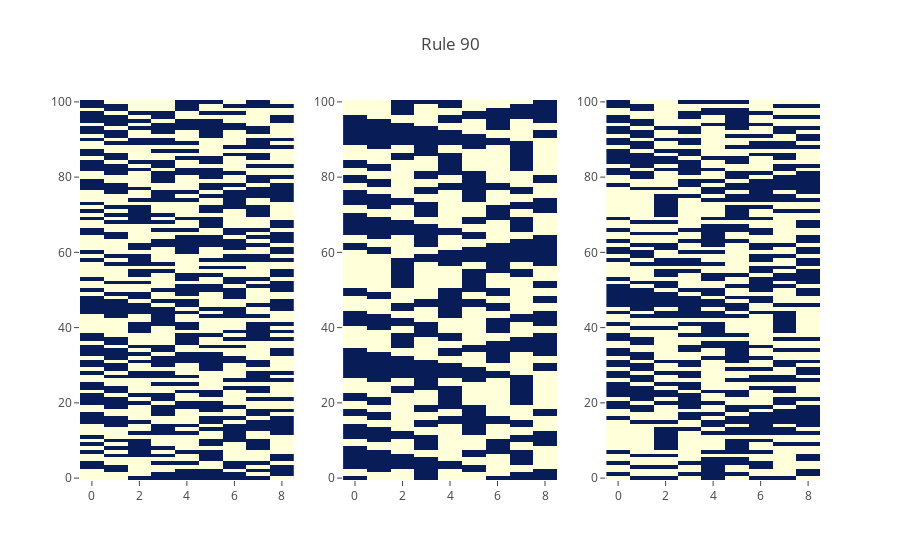

Notebook source saved alongside this figure:
### Code cell
rule = 90

figure = tools.make_subplots(rows=1, cols=3, print_grid=False)

figure.append_trace(
    go.Heatmap(z=simulate(np.random.randint(0, 2, 10), rule, 100), colorscale='YlGnBu', showscale=False),
1, 1)
figure.append_trace(
    go.Heatmap(z=simulate(np.random.randint(0, 2, 10), rule, 100), colorscale='YlGnBu', showscale=False),
1, 2)
figure.append_trace(
    go.Heatmap(z=simulate(np.random.randint(0, 2, 10), rule, 100), colorscale='YlGnBu', showscale=False),
1, 3)

figure['layout'].update(title=f'Rule {rule}')

py.iplot(figure)

### Figure 1 — Plotly figure (JSON) as saved in the notebook; plotly's stock layout.template omitted (floating-point values rounded to 4 significant figures; data arrays with more than 128 entries replaced by an {"elided": "..."} marker saying what was removed)
{"data": [{"colorscale": "YlGnBu", "showscale": false, "type": "heatmap", "uid": "01d362e3-ff44-4fa0-93dc-9c5b56fbc443", "xaxis": "x", "yaxis": "y", "z": {"elided": "101x9 int values"}}, {"colorscale": "YlGnBu", "showscale": false, "type": "heatmap", "uid": "1c653fcf-584e-4cd5-8f25-31ef4f7f9223", "xaxis": "x2", "yaxis": "y2", "z": {"elided": "101x9 int values"}}, {"colorscale": "YlGnBu", "showscale": false, "type": "heatmap", "uid": "4b28694f-44b6-4f70-b99a-f6e3db250578", "xaxis": "x3", "yaxis": "y3", "z": {"elided": "101x9 int values"}}], "layout": {"title": {"text": "Rule 90"}, "xaxis": {"anchor": "y", "domain": [0, 0.2889]}, "xaxis2": {"anchor": "y2", "domain": [0.3556, 0.6444]}, "xaxis3": {"anchor": "y3", "domain": [0.7111, 1]}, "yaxis": {"anchor": "x", "domain": [0, 1]}, "yaxis2": {"anchor": "x2", "domain": [0, 1]}, "yaxis3": {"anchor": "x3", "domain": [0, 1]}}}
